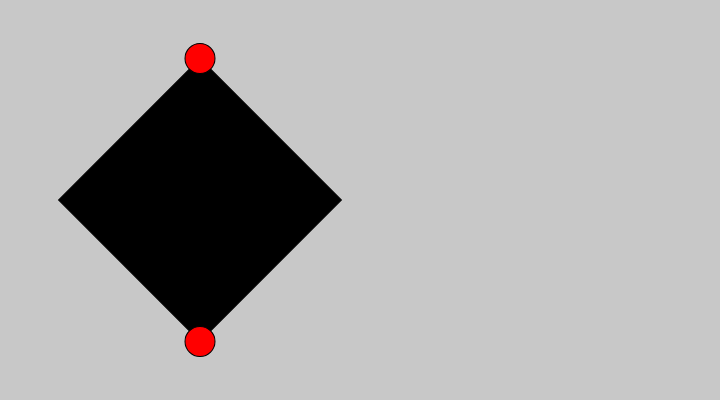
Frame 1 (no input)
Frame 60 (no input): identical to frame 1, image omitted
Frame 120 (the mouse pressed at the canvas centre since frame 60): identical to frame 1, image omitted

The p5.js sketch that drew this single still picture (run headless with seeded random() and noise() and a simulated clock; from frame 60 on, the mouse is pressed at the canvas centre):

// p5.js sketch
// ── sketch.js
//////////////////////////////////
// COURSERA GRAPHICS PROGRAMMING
//////////////////////////////////
function setup() {
  createCanvas(720, 400);
  rectMode(CENTER);
}
/////////////////////////////////////////////
function draw() {
  background(200);
  fill(0);

  push();
  translate(200, 200);
  rotate(radians(45));
  rect(0, 0, 200, 200);

      push();
      fill(255,0,0);
      translate(100,100);
      ellipse(0, 0, 30, 30);
      pop();

      push();
      fill(255,0,0);
      translate(-100,-100);
      ellipse(0, 0, 30, 30);
      pop();

  pop();
}
